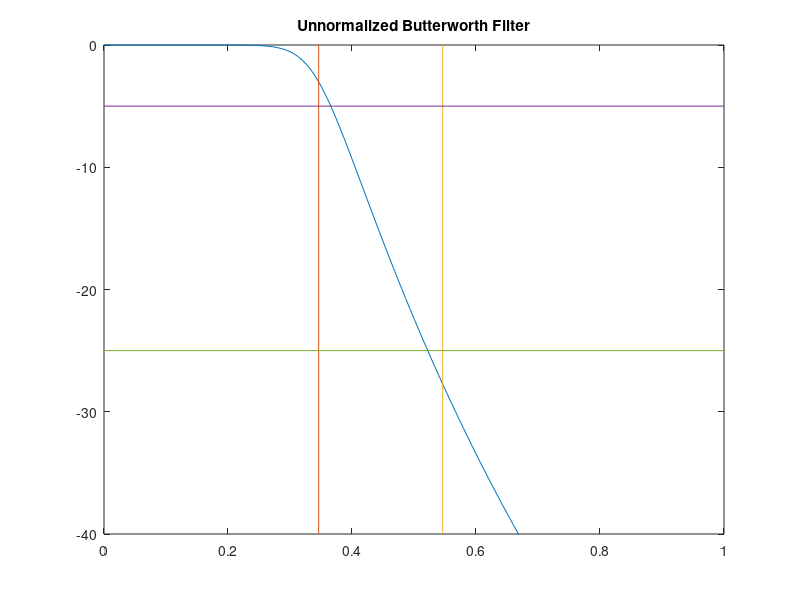
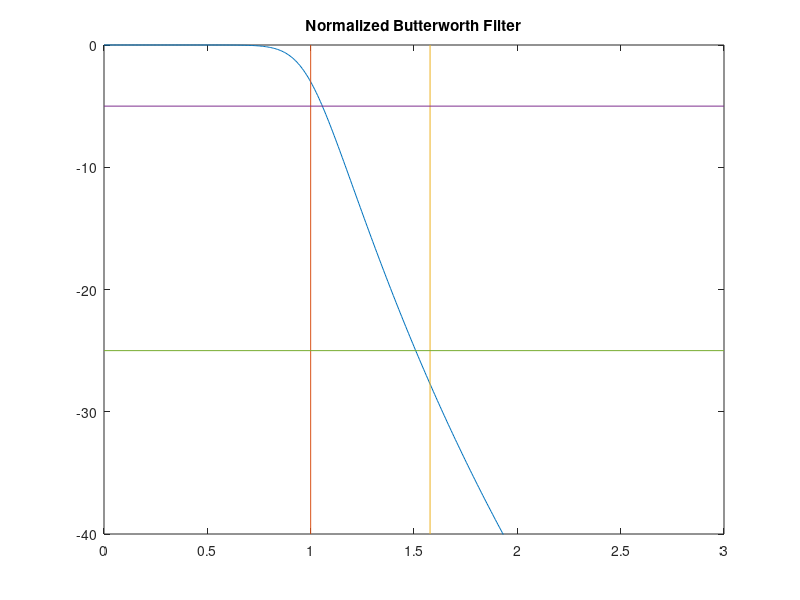
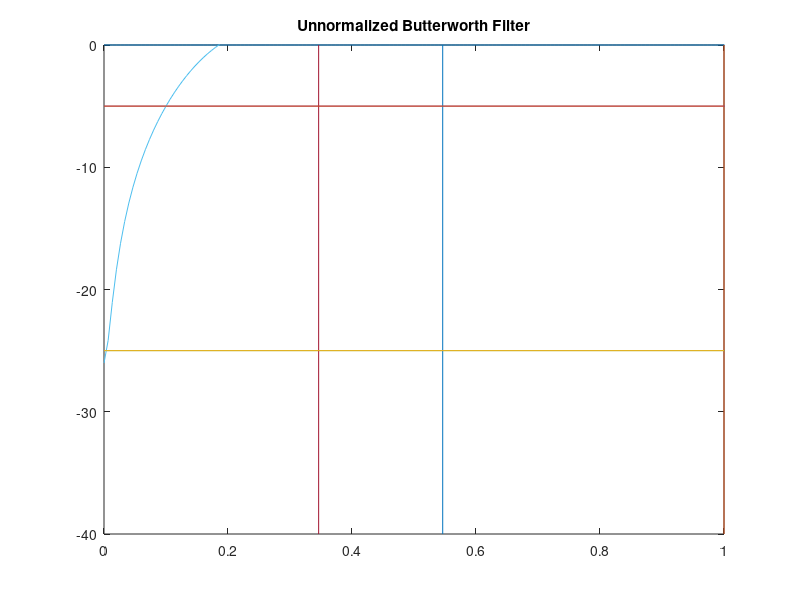
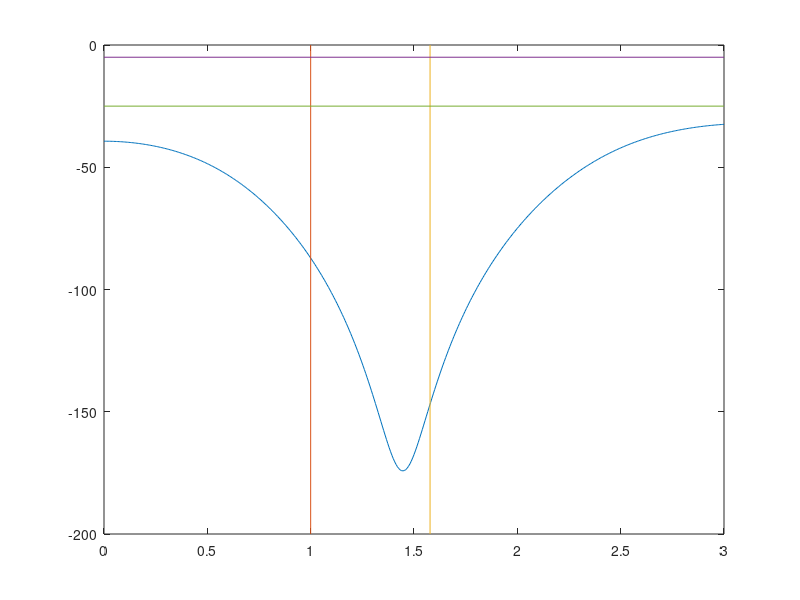

Write MATLAB code to recreate these figures, in order.
%% Unnormalized Butterworth Filter 
%6th order normalized butterworth filter 
%T_n(s)=1/(s^2+.5176s+1)*(s^2+1.4141s+1)(s^2+1.9319s+1) 
w=0:1/150:3;
scale=1/.3462; 
t=1./(((j*w*scale)+1).*(((j*w*scale).^2)+(.4450*j.*w*scale)+1).*...
  (((j*w*scale).^2)+(1.2470*j.*w*scale)+1).*(((j*w*scale).^2)+...
  (1.8019*j.*w*scale)+1));  
figure(1); 
plot(w,20*log10(abs(t))); 
xmin=0;xmax=1;ymin=-40;ymax=0; 
xlim([xmin xmax]);ylim([ymin ymax]); 
hold on; 
plot([.3462 .3462],[ymax ymin], [.5463 .5463],[ymax ymin],...
    [xmin xmax],[-5 -5],[xmin xmax],[-25 -25]); 
title('Unnormalized Butterworth Filter')
%%
%6th order unnormalized butterworth filter 
%T_n(s)=1/(s^2+.5176s+1)*(s^2+1.4141s+1)(s^2+1.9319s+1) 
w=0:1/150:3;
t=1./(((j*w)+1).*(((j*w).^2)+(.4450*j.*w)+1).*...
  (((j*w).^2)+(1.2470*j.*w)+1).*(((j*w).^2)+...
  (1.8019*j.*w)+1));  
figure(2); 
plot(w,20*log10(abs(t))); 
xmin=0;xmax=3;ymin=-40;ymax=0; 
xlim([xmin xmax]);ylim([ymin ymax]); 
hold on; 
plot([1 1],[ymax ymin], [1.5777 1.5777],[ymax ymin],...
    [xmin xmax],[-5 -5],[xmin xmax],[-25 -25]); 
title('Normalized Butterworth Filter')
%% Bilinear Transform
w=0:1/150:3;
s=(1-(exp(j*w).^-1))./(1+(exp(j*w)).^-1); 
t=1./((s+1).*((s.^2)+(.4450*s)+1).*...
  ((s.^2)+(1.2470.*s)+1).*((s.^2)+...
  (1.8019.*s)+1));  
figure(3); 
plot(w,20*log10(abs(t))); 
xmin=0;xmax=3;ymin=-40;ymax=0; 
xlim([xmin xmax]);ylim([ymin ymax]); 
hold on; 
plot([1 1],[ymax ymin], [1.5777 1.5777],[ymax ymin],...
    [xmin xmax],[-5 -5],[xmin xmax],[-25 -25]); 
title('Bilinear Transformed Filter')
%% 
w=0:1/150:3;
scale=1/.252;
t=(1./(((j*w*scale).^2)+(1.4142*j.*w*scale)+1))-.95;
figure(3); 
plot(w,20*log10(abs(t))); 
xmin=0;xmax=1;ymin=-40;ymax=0; 
xlim([xmin xmax]);ylim([ymin ymax]); 
hold on; 
plot([.3462 .3462],[ymax ymin], [.5463 .5463],[ymax ymin],...
    [xmin xmax],[-5 -5],[xmin xmax],[-25 -25]); 
title('Unnormalized Butterworth Filter')
%% Band pass 
w=0:1/150:3;
z=((exp(j*w).^-2)-(((2*1.8519*.039)/(.039+1)).*exp(j*w).^-1)+((.039-1)/(.039+1)))...
    ./((((.039-1)/(.039+1))^-2)-(((2*1.8519*.039)/(.039+1)).*exp(j*w).^-1)+1);
s=(1-z.^1)./(1+z.^1); 
t=1./(((s)+1).*(((s).^2)+(s)+1).*...
  (((s).^2)+(1.2470*s)+1).*(((s).^2)+...
  (1.8019*s)+1));  
figure(4); 
plot(w,20*log10(abs(t))); 
xmin=0;xmax=3;ymin=-200;ymax=0; 
xlim([xmin xmax]);ylim([ymin ymax]); 
hold on; 
plot([1 1],[ymax ymin], [1.5777 1.5777],[ymax ymin],...
    [xmin xmax],[-5 -5],[xmin xmax],[-25 -25]); 
%%
w=0:1/150:10;
z=((exp(j*w).^-2)-(((2*1.8519)/(.04513+1)).*exp(j*w).^-1)+((1-.4513)/(.4513+1)))...
    ./((((1-.4513)/(.4513+1))^-2)-(((2*1.8519)/(.4513+1)).*exp(j*w).^-1)+1);
s=(1-z)./(1+z); 
t=1./(((s)+1).*(((s).^2)+(s)+1).*...
  (((s).^2)+(1.2470*s)+1).*(((s).^2)+...
  (1.8019*s)+1));  
figure(5); 
plot(w,20*log10(abs(t))); 
xmin=0;xmax=10;ymin=-200;ymax=0; 
xlim([xmin xmax]);ylim([ymin ymax]); 
hold on; 
plot([1 1],[ymax ymin], [1.5777 1.5777],[ymax ymin],...
    [xmin xmax],[-5 -5],[xmin xmax],[-25 -25]); 
